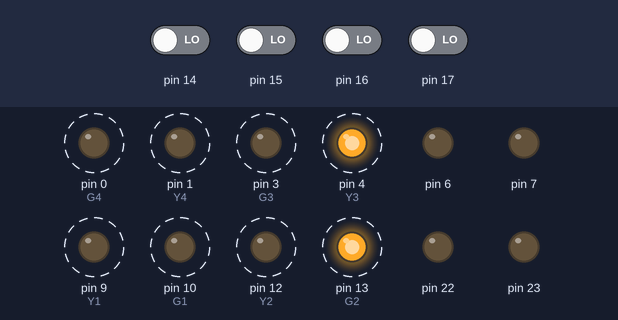
Bench run of a sketch on a simulated Arduino Uno, built with avr-gcc and run on an emulated ATmega328P. On the bench: output pins drawn as LEDs (lit = HIGH). Dashed ring = blinking. The inputs (shaded band) are chosen by the test bench; at power-on: pin 14–17 LOW. Pins used as bus, display or sensor lines are not drawn.

Above: at 1.26 s.
1.3 s: pin 14 driven HIGH
At 2.6 s:
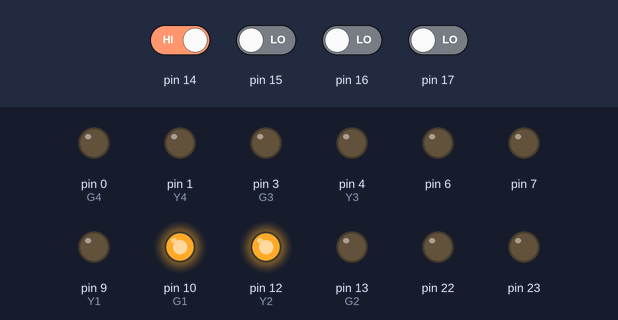
2.9 s: pin 14 driven LOW
At 3.06 s:
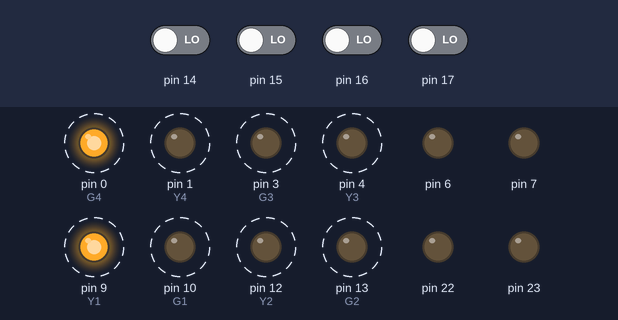
5.9 s: pin 15 driven HIGH
At 7.1 s:
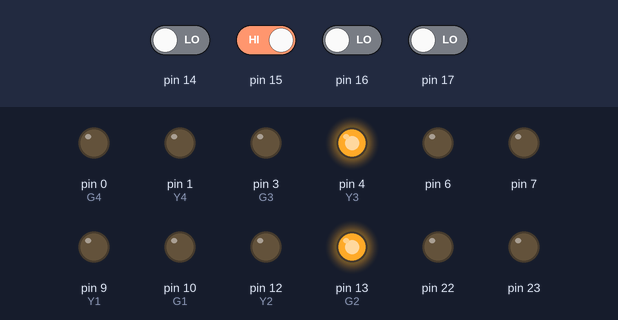
7.4 s: pin 14 driven HIGH
At 8.4 s:
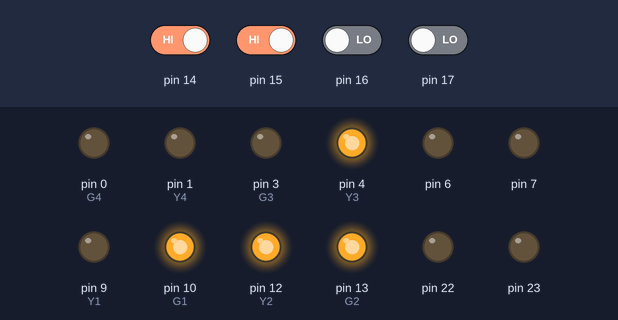
8.9 s: pin 14 driven LOW and pin 15 driven LOW and pin 16 driven HIGH and pin 17 driven HIGH
At 9.6 s:
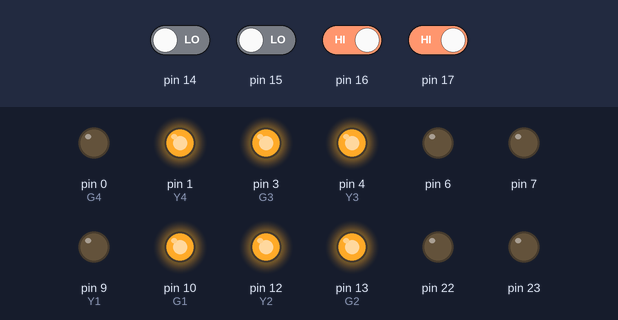
10.4 s: pin 16 driven LOW
At 10.7 s:
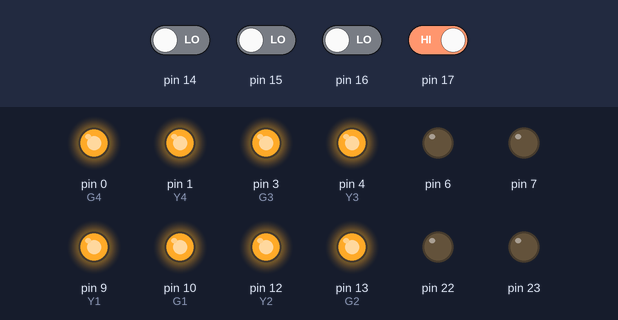
Timing chart, 0 to 12.9 s (numbered marks = the images above; inputs shaded):
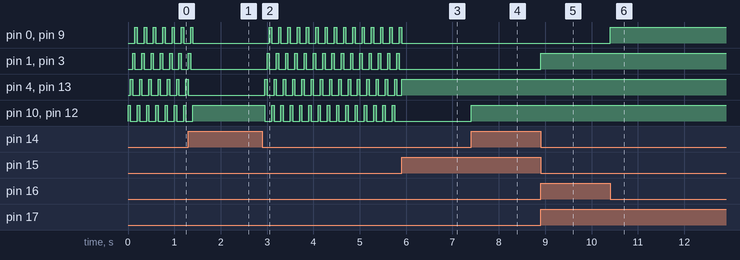

Measured:
- after the input at 1.3 s, pin 0 (G4), pin 1 (Y4), pin 3 (G3), pin 9 (Y1): goes on until 1.4 s, then stays LOW; pin 4 (Y3), pin 13 (G2): goes on until 1.3 s, then stays LOW; pin 10 (G1), pin 12 (Y2): goes on until 1.4 s, then stays HIGH
- after the input at 2.9 s, pin 0 (G4), pin 9 (Y1): alternates HIGH for 0.05 s and LOW for 0.15 s, starting after 0.15 s; pin 1 (Y4), pin 3 (G3): alternates HIGH for 0.05 s and LOW for 0.15 s, starting after 0.10 s; pin 4 (Y3), pin 10 (G1), pin 12 (Y2), pin 13 (G2): alternates HIGH for 0.05 s and LOW for 0.15 s, starting after 0.05 s
- after the input at 5.9 s, pin 0 (G4), pin 9 (Y1): goes on until 5.9 s, then stays LOW; pin 1 (Y4), pin 3 (G3), pin 10 (G1), pin 12 (Y2): stops changing and stays LOW
- after the input at 7.4 s, pin 10 (G1), pin 12 (Y2): LOW → HIGH at once
- after the input at 8.9 s, pin 1 (Y4), pin 3 (G3): LOW → HIGH at once
- after the input at 10.4 s, pin 0 (G4), pin 9 (Y1): LOW → HIGH at once
- by itself, pin 0 (G4), pin 1 (Y4), pin 3 (G3), pin 4 (Y3), pin 9 (Y1), pin 10 (G1), pin 12 (Y2), pin 13 (G2): alternates HIGH for 0.05 s and LOW for 0.15 s

The sketch:

sketch_may08a.ino
```cpp
#define F_CPU 8000000UL
#include <avr/io.h>
#include <util/delay.h>

#define R1 PB0
#define Y1 PB1
#define G1 PB2

#define R2 PB3
#define Y2 PB4
#define G2 PB5

#define R3 PD5
#define Y3 PD4
#define G3 PD3

#define R4 PD2
#define Y4 PD1
#define G4 PD0

int main(void)
{
  DDRB = 0xff;
  DDRD = 0xff;
  DDRC = 0x00;

  PORTB = 0x00;
  PORTD = 0x00;

    while(1)
    {
    if((PINC&0x01) == 0x01)
    {
    PORTB |= (1<<G1);
    PORTB |= (1<<Y2);
    PORTD |= (1<<R3);
    PORTD |= (1<<R4);

    }
    else if((PINC&0x02) == 0x02)
    {
    PORTB |= (1<<R1);
    PORTB |= (1<<G2);
    PORTD |= (1<<Y3);
    PORTD |= (1<<R4);

    }

    else if((PINC&0x04) == 0x04)
    {
    PORTB |= (1<<R1);
    PORTB |= (1<<R2);
    PORTD |= (1<<G3);
    PORTD |= (1<<Y4);

    }

    else if((PINC&0x08) == 0x08)
    {
    PORTB |= (1<<Y1);
    PORTB |= (1<<R2);
    PORTD |= (1<<R3);
    PORTD |= (1<<G4);

    }

    else
    {
      PORTB = 0x00;
    PORTD = 0x00;

    PORTB |= (1<<G1);
    PORTB |= (1<<Y2);
    PORTD |= (1<<R3);
    PORTD |= (1<<R4);
     _delay_us(50000);

    PORTB = 0x00;
    PORTD = 0x00;

    PORTB |= (1<<R1);
    PORTB |= (1<<G2);
    PORTD |= (1<<Y3);
    PORTD |= (1<<R4);
     _delay_us(50000);

    PORTB = 0x00;
    PORTD = 0x00;

    PORTB |= (1<<R1);
    PORTB |= (1<<R2);
    PORTD |= (1<<G3);
    PORTD |= (1<<Y4);
    _delay_us(50000);

    PORTB = 0x00;
    PORTD = 0x00;
    PORTB |= (1<<Y1);
    PORTB |= (1<<R2);
    PORTD |= (1<<R3);
    PORTD |= (1<<G4);
    _delay_us(50000);
    PORTB = 0x00;
    PORTD = 0x00;
    }
    }
}
```
